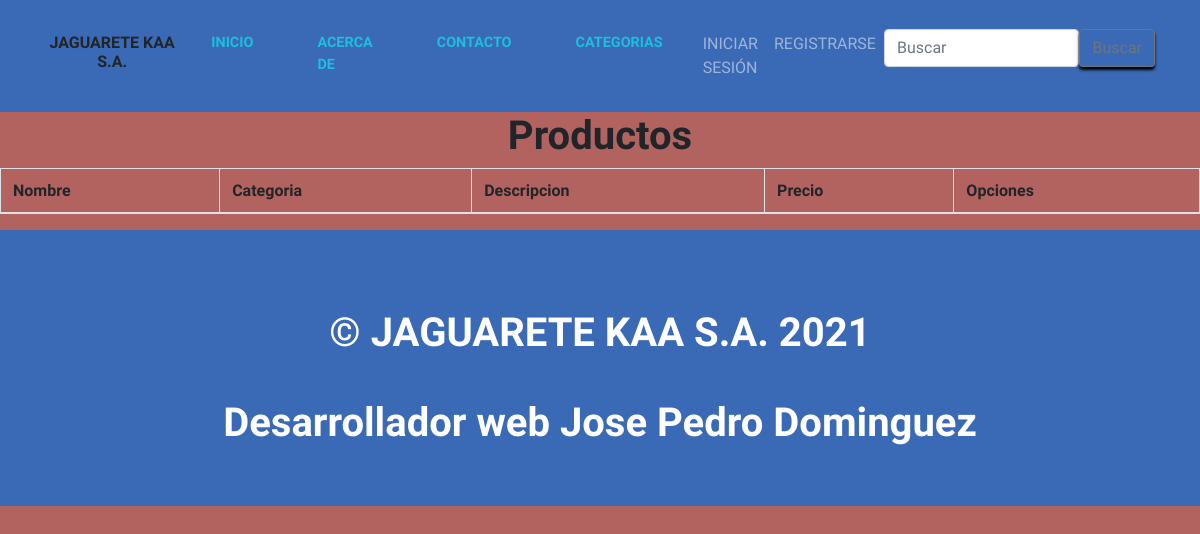
The page /productoApp/categoriasfiltradas/2/ on the database as committed earlier.
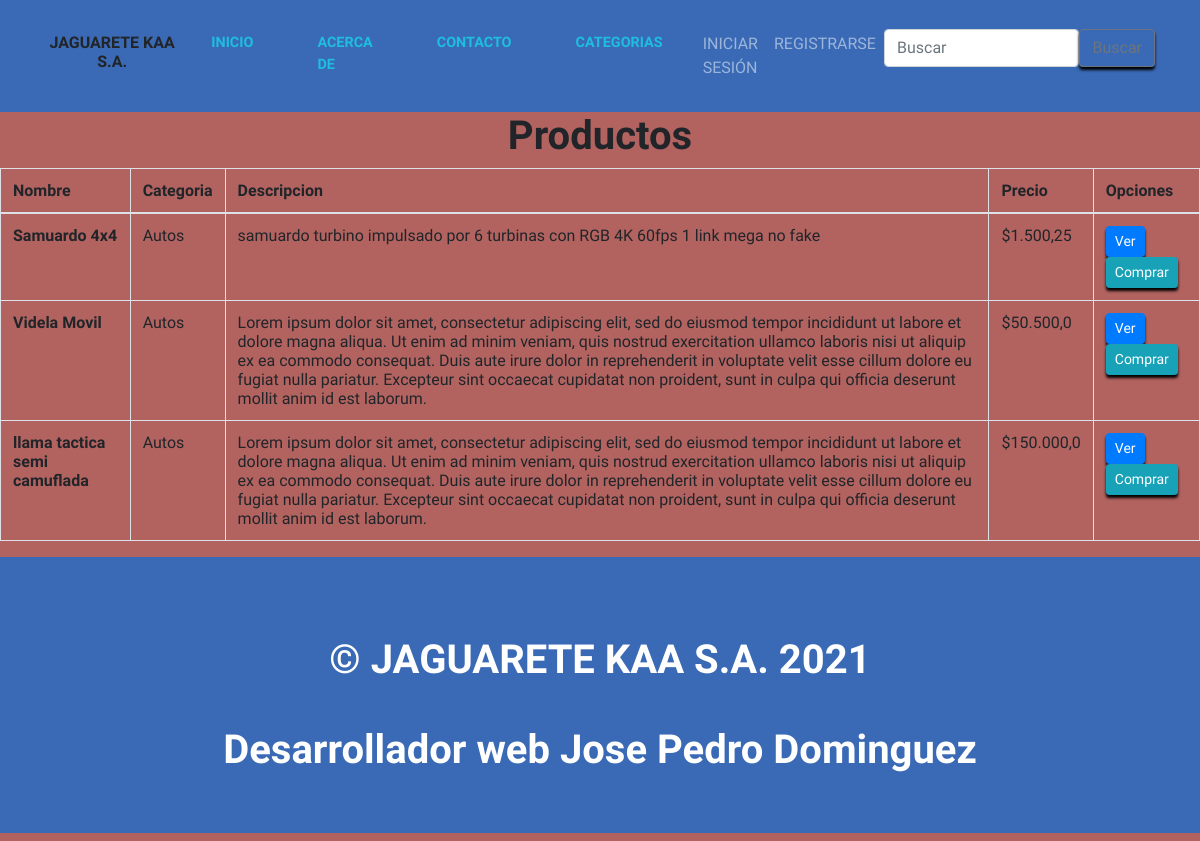
The same page on the database as committed later.
### productoApp/models.py (models this page shows)
class Items(models.Model):
    name = models.CharField(max_length=50)
    imag = models.ImageField( upload_to="productos", null=True)
    tag  = models.ForeignKey(Tag, on_delete=models.PROTECT)
    description = models.TextField()
    price = models.FloatField()
    def __str__(self):
        return self.name

class Tag(models.Model):
    nametag  = models.CharField(max_length=50)
    def __str__(self):
        return self.nametag

### productoApp/views.py (the view)
# urls.py: path('categoriasfiltradas/<id>/',categoriasfiltradas,name="categoriasfiltradas"),
def categoriasfiltradas(request,id):
    category = Items.objects.filter(tag = id)
    return(render(request,"categoriasfiltradas.html",{'id':id, 'category':category}))

### productoApp/templates/categoriasfiltradas.html (shortened to what this page needs)
{% extends 'base.html' %}
{% load static %}
{% load humanize %}
{% block content%}
 <h1>Productos<h1>
    <table class="table table-bordered">
        <thead>
            <tr>
            <th scope="col">Nombre</th>
            <th scope="col">Categoria</th>
            <th scope="col">Descripcion</th>
            <th scope="col">Precio</th>
            <th scope="col">Opciones</th>
            </tr>
        </thead>
        <tbody>
            {% for x in  category  %}
            <tr>
            <th scope="row">{{ x.name }}</th>
            <td>{{ x.tag }}</td>
            <td>{{ x.description }}</td>
            <td>${{ x.price | intcomma }}</td>
            <td>
                <a href="{% url 'Pantalla de Producto' x.id %}" class="btn btn-primary stretched-link btn-sm " style="center">Ver</a>
                <a href="{% url 'carro:agregar' x.id %}" class="btn btn-info btn-sm" style="center">Comprar</a>
            </td>
                </tr>
            {% endfor %}
        </tbody>
    </table>
{% endblock %}

Rows that differ between the two databases and show on the page:
added Items: name "Samuardo 4x4", tag "Autos", description "samuardo turbino impulsado por 6 turbinas con RGB 4K 60fps 1 link mega no fake", price "1.500,25"
added Items: name "Videla Movil", tag "Autos", description "Lorem ipsum dolor sit amet, consectetur adipiscing elit, sed do eiusmod tempor incididunt ut labore et dolore magna aliqua. Ut enim ad minim veniam, quis nostrud exercitation ullamco laboris nisi ut aliquip ex ea commodo consequat. Duis aute irure dolor in reprehenderit in voluptate velit esse cillum dolore eu fugiat nulla pariatur. Excepteur sint occaecat cupidatat non proident, sunt in culpa qui officia deserunt mollit anim id est laborum.", price "50.500,0"
added Items: name "llama tactica semi camuflada", tag "Autos", description "Lorem ipsum dolor sit amet, consectetur adipiscing elit, sed do eiusmod tempor incididunt ut labore et dolore magna aliqua. Ut enim ad minim veniam, quis nostrud exercitation ullamco laboris nisi ut aliquip ex ea commodo consequat. Duis aute irure dolor in reprehenderit in voluptate velit esse cillum dolore eu fugiat nulla pariatur. Excepteur sint occaecat cupidatat non proident, sunt in culpa qui officia deserunt mollit anim id est laborum.", price "150.000,0"
